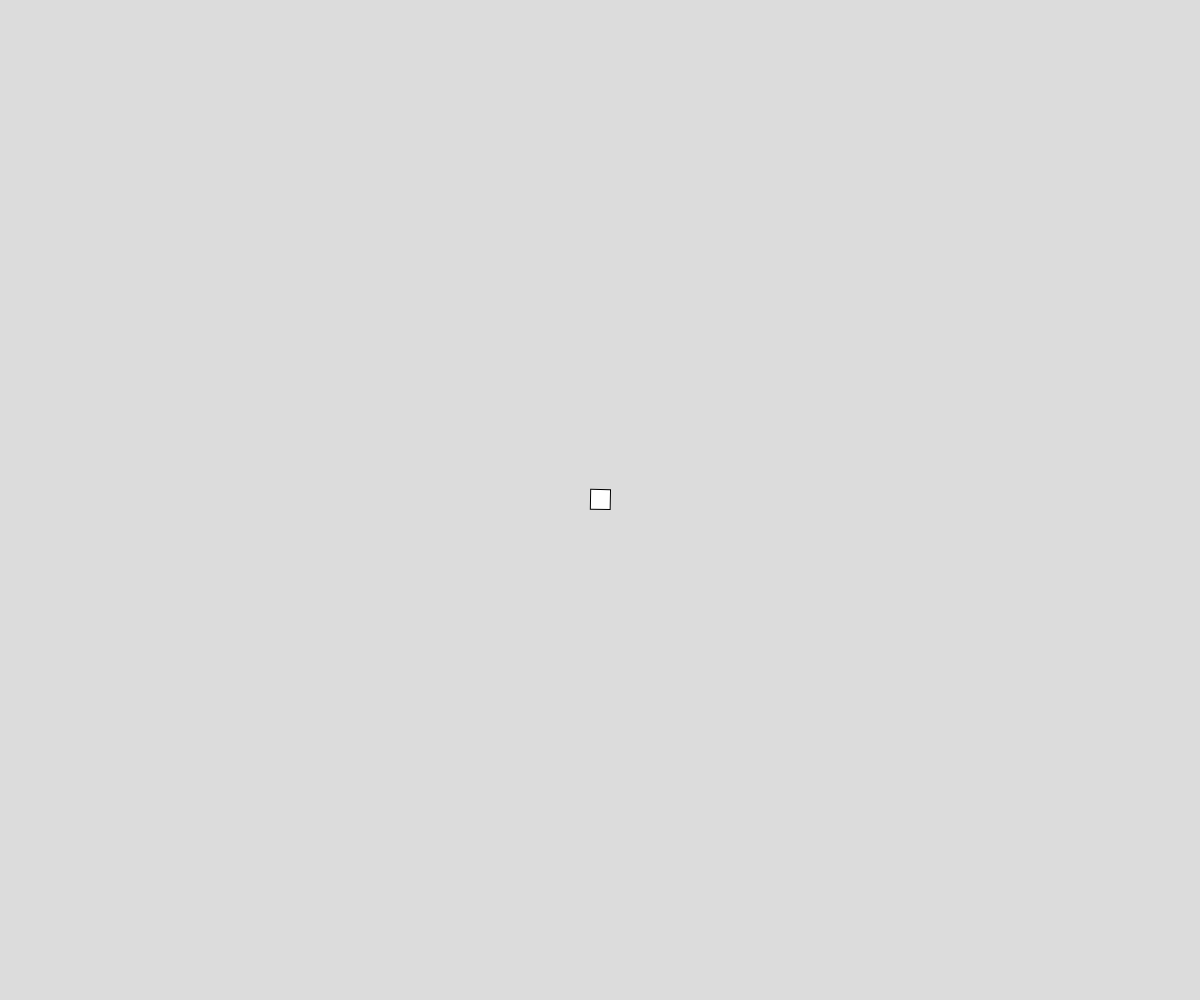
Frame 1 (no input)
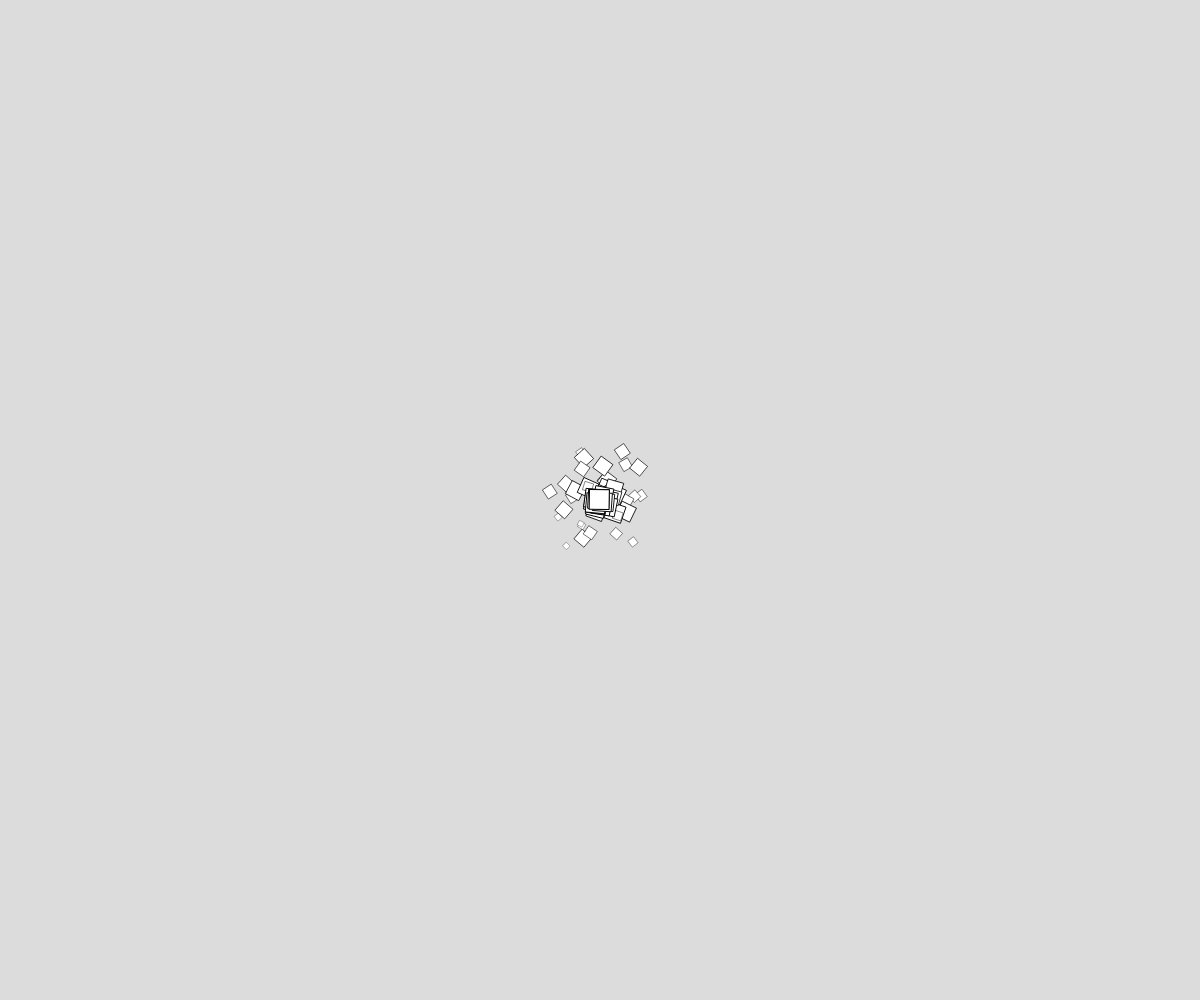
Frame 60 (no input)
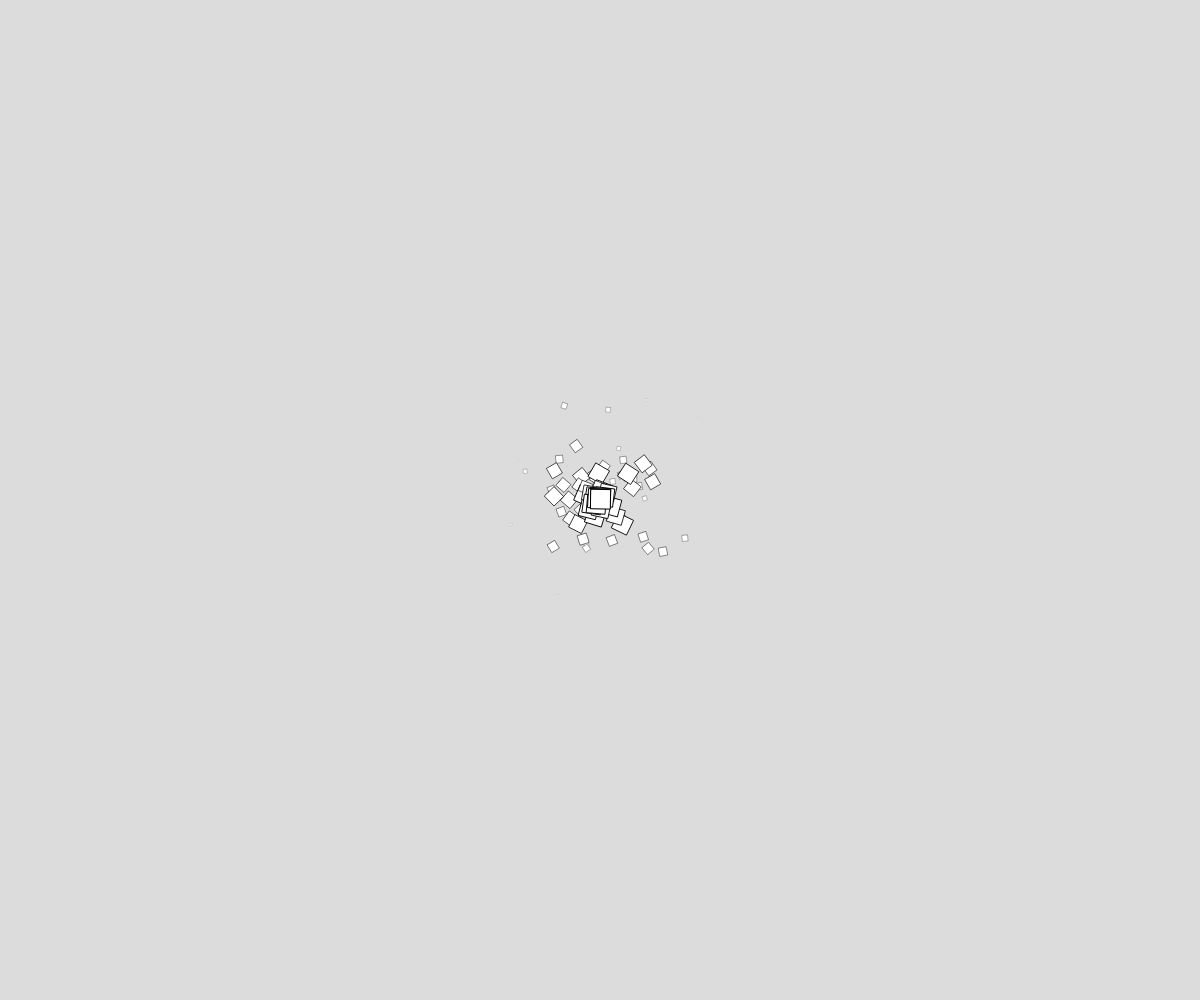
Frame 120 (the mouse pressed at the canvas centre since frame 60)

The p5.js sketch that drew these frames (run headless with seeded random() and noise() and a simulated clock; from frame 60 on, the mouse is pressed at the canvas centre):

// p5.js sketch
// ── sketch.js
let particles = [];
function setup() {
  createCanvas(windowWidth, windowHeight);
  rectMode(CENTER)
}

function draw() {
  background(220);
  particles.push(new particle(width / 2, height / 2, 20));
  for (let i = 0; i < particles.length; i++) {
    particles[i].move();
    particles[i].display();
    if (particles[i].isAlive() === false) {
      particles.splice(i, 1);
    }
  }
  // if (particles.length>50){
  //   particles.splice(0,1);
  // }
}

class particle {
  constructor(x, y, s = 20) {
    this.pos = createVector(x, y);
    this.velocity = createVector(random(-1, 1), random(-1, 1));
    this.s = s;
    this.lifetime = int(random(30, 150));
    this.alive = true;
    this.steps = 0;
    this.rotationSpeed=random(-4,4);
  }
  isAlive() {
    return this.alive;
  }
  move() {
    this.pos.add(this.velocity);
    this.steps++;
    if (this.steps > this.lifetime) {
      this.alive = false;
    }
  }
  display() {
    push();
    translate(this.pos.x,this.pos.y);
    scale(map(this.steps,0,this.lifetime,1,0));
    rotate(radians(this.steps));
    rect(0, 0, this.s, this.s);
    pop();
  }
}
